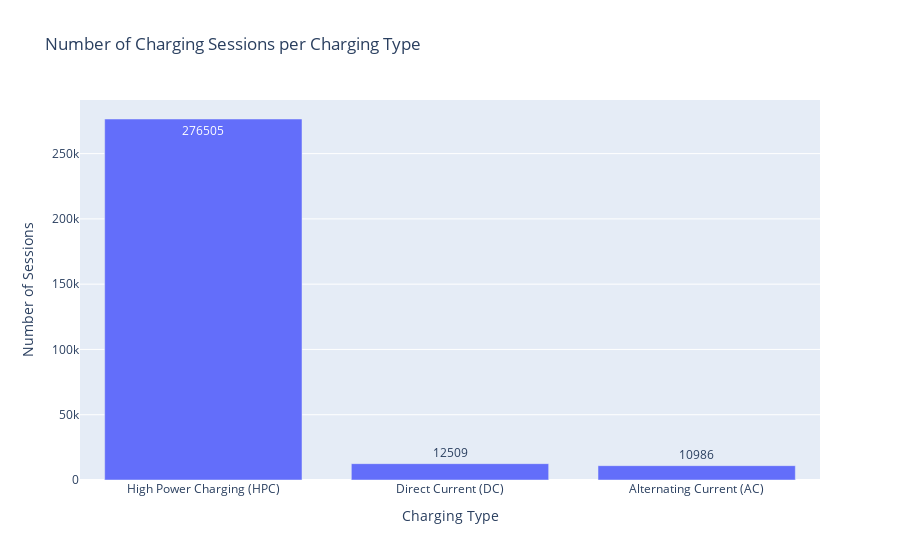

The cell this chart's notebook holds for it:
### Code cell
charging_type_counts = cdr_cleaned['Charging Type'].value_counts().reset_index()
charging_type_counts.columns = ['Charging Type', 'Count']

fig = px.bar(charging_type_counts, 
             x='Charging Type', 
             y='Count', 
             title='Number of Charging Sessions per Charging Type', 
             labels={'Charging Type': 'Charging Type', 'Count': 'Number of Sessions'},
             text='Count')

fig.show()

### Figure 1 — Plotly figure (JSON) as saved in the notebook; plotly's stock layout.template omitted (floating-point values rounded to 4 significant figures)
{"data": [{"alignmentgroup": "True", "hovertemplate": "Charging Type=%{x}<br>Number of Sessions=%{text}<extra></extra>", "legendgroup": "", "marker": {"color": "#636efa", "pattern": {"shape": ""}}, "name": "", "offsetgroup": "", "orientation": "v", "showlegend": false, "text": [276505, 12509, 10986], "textposition": "auto", "type": "bar", "x": ["High Power Charging (HPC)", "Direct Current (DC)", "Alternating Current (AC)"], "xaxis": "x", "y": [276505, 12509, 10986], "yaxis": "y"}], "layout": {"barmode": "relative", "legend": {"tracegroupgap": 0}, "title": {"text": "Number of Charging Sessions per Charging Type"}, "xaxis": {"anchor": "y", "domain": [0, 1], "title": {"text": "Charging Type"}}, "yaxis": {"anchor": "x", "domain": [0, 1], "title": {"text": "Number of Sessions"}}}}
